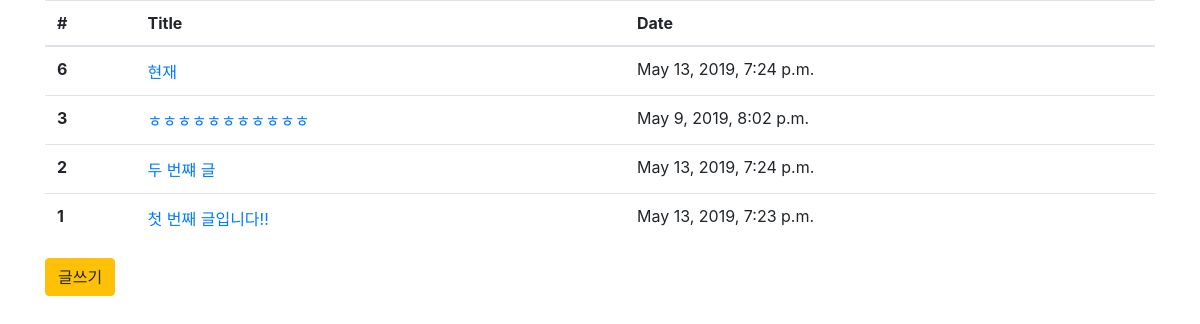
The page / on the database its author committed.
### blog/models.py (models this page shows, shortened)
class Blog(models.Model): #blog라는 이름의 객체 틀을 만들겠다.
    title=models.CharField(max_length=200) #title 이름으로 최대 200글자의 데이터를 받겠다.
    pub_date = models.DateTimeField('date published') #pub_date라는 이름으로 시간 날짜 데이터를 받겠다.
    body = models.TextField()

### blog/views.py (the view)
# urls.py: 2. Add a URL to urlpatterns:  path('', views.home, name='home')
def home(request):
    blogs = Blog.objects.all().order_by('-id') #Blog 객체를 다 가져오겠다.
    return render(request, 'blog/home.html',{'blogs':blogs})

### blog/templates/blog/home.html
{% extends 'base.html' %}
{% block content %}
<table class="table">
        <thead>
            <tr>
                <th scope="col">#</th>
                <th scope="col">Title</th>
                <th scope="col">Date</th>
            </tr>
        </thead>
        <tbody>
            {% for blog in blogs.all %}
            <tr>
                <th scope="row">{{blog.id}}</th>
                <td><a href="{% url 'detail' blog.id %}">{{blog.title}}</a></td>
                <td>{{blog.pub_date}}</td>
            </tr>
            {% endfor %}
        </tbody>
    </table>
    <a href="{% url 'new' %}"> <button type="button" class="btn btn-warning">글쓰기</button> </a>
{% endblock %}

### rows shown on the page
Blog: id "6", title "현재", pub_date "May 13, 2019, 7:24 p.m."
Blog: id "3", title "ㅎㅎㅎㅎㅎㅎㅎㅎㅎㅎㅎ", pub_date "May 9, 2019, 8:02 p.m."
Blog: id "2", title "두 번쨰 글", pub_date "May 13, 2019, 7:24 p.m."
Blog: id "1", title "첫 번째 글입니다!!", pub_date "May 13, 2019, 7:23 p.m."
